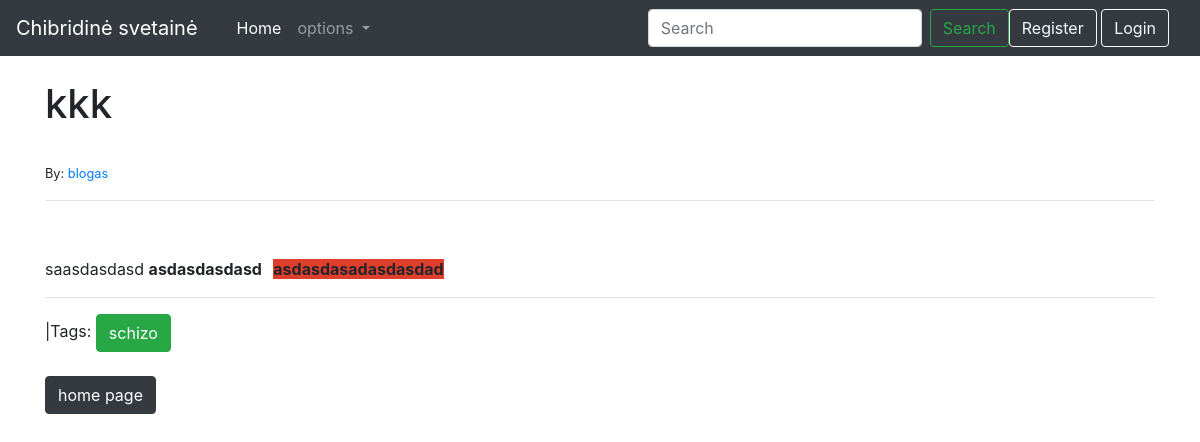
/article/7, run on the app's committed database.
### CCiongo/models.py (models this page shows, shortened)
class Puslapis(models.Model):
    title = models.CharField(max_length=200)
    author = models.ForeignKey(User, on_delete=models.SET_NULL, null=True, related_name='posts')
    tag = models.ManyToManyField(Tagg, related_name='posts')
    content = HTMLField(max_length=20000, null=True, blank=True)
    date_created = models.DateTimeField(auto_now_add=True ,null =True)

class Tagg(models.Model):
    name = models.CharField('tagg', max_length=100)

### CCiongo/views.py (the view)
# urls.py: path('article/<int:pk>', BlogView.as_view(), name = "blog"),
class BlogView(DetailView):
    model = Puslapis
    template_name = "blog_post.html"
    context_object_name = 'post'

### CCiongo/templates/blog_post.html (shortened to what this page needs)
{% extends 'base.html' %}
{% block content %}
<br>
<h1>{{ post.title }} </h1><br>
<small>By: <a href="{% url 'author' post.author.id %}">{{ post.author }}</a></small><br>
<hr>
<p>{{ post.content|safe }}</p>
<hr>
|Tags: {% for i in post.tag.all %} <a href="{% url 'tagg' post.pk %}" class="btn btn-success">{{ i.name }}</a> {% endfor %}<br>
<div><br><a href="{% url 'home' %}" class="btn btn-dark">home page</a></div>
{% endblock %}

### data on the page
Puslapis: title "kkk", author "blogas", content "saasdasdasd asdasdasdasd asdasdasadasdasdad"
Tagg: name "schizo"
